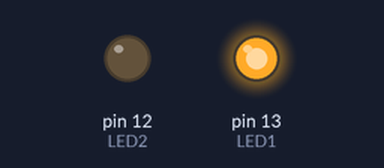
Simulated run of this sketch. Board: Arduino Uno, built with avr-gcc and run on an emulated ATmega328P. Shown: output pins drawn as LEDs (lit = HIGH).

Above: at 0.5 s.
At 2.5 s:
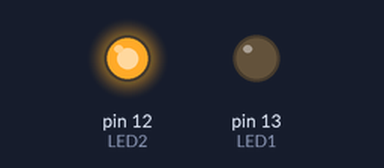
At 3.5 s:
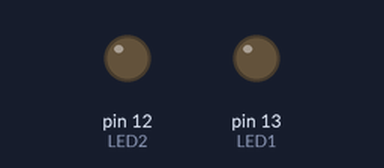
Timing chart, 0 to 5.2 s (numbered marks = the images above):
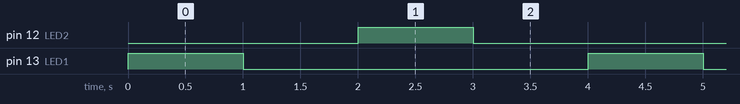

Measured:
- by itself, pin 12 (LED2), pin 13 (LED1): alternates HIGH for 1.0 s and LOW for 3.0 s
- by itself, everything shown: repeats every 4.0 s, in 4 steps

The sketch:

prender1led.ino
```cpp
// Encender y apagar un LED
const int LED1=13;
const int LED2=12;
void setup()
{
Serial.begin(9600);//iniciar puerto serie
pinMode(LED1,OUTPUT);//definir pin como salida
pinMode(LED2,OUTPUT);//definir pin como salida
}
void loop()
{
digitalWrite(LED1,HIGH);// poner el led1 en HIGH
delay(1000);// Esperar 1 segundo
digitalWrite(LED1,LOW);// poner el led 1en LOW
delay(1000); //esperar un segundo
digitalWrite(LED2,HIGH);// poner el led2 en HIGH
delay(1000);// Esperar 1 segundo
digitalWrite(LED2,LOW);// poner el led2 en LOW
delay(1000); //esperar un segundo
}
```
